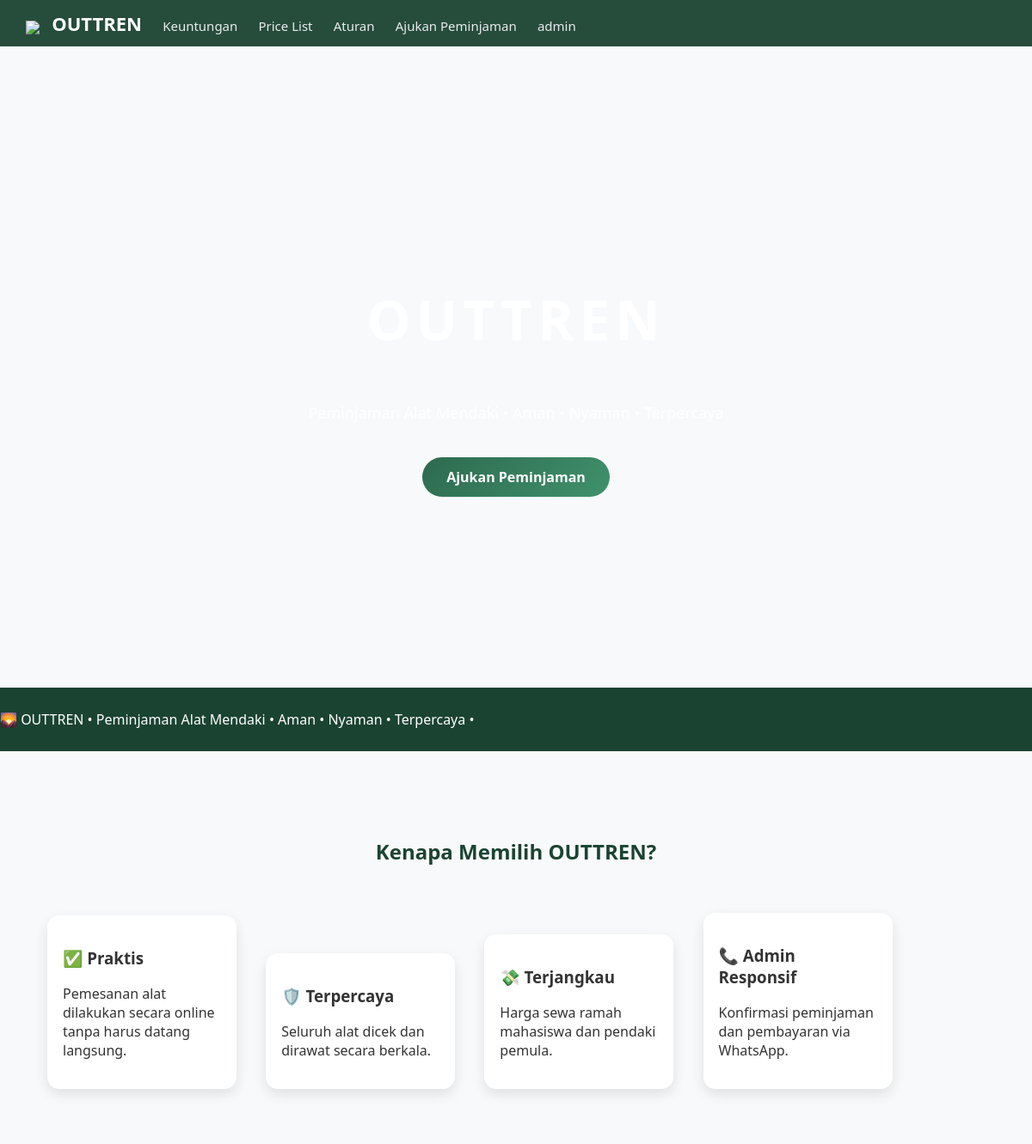
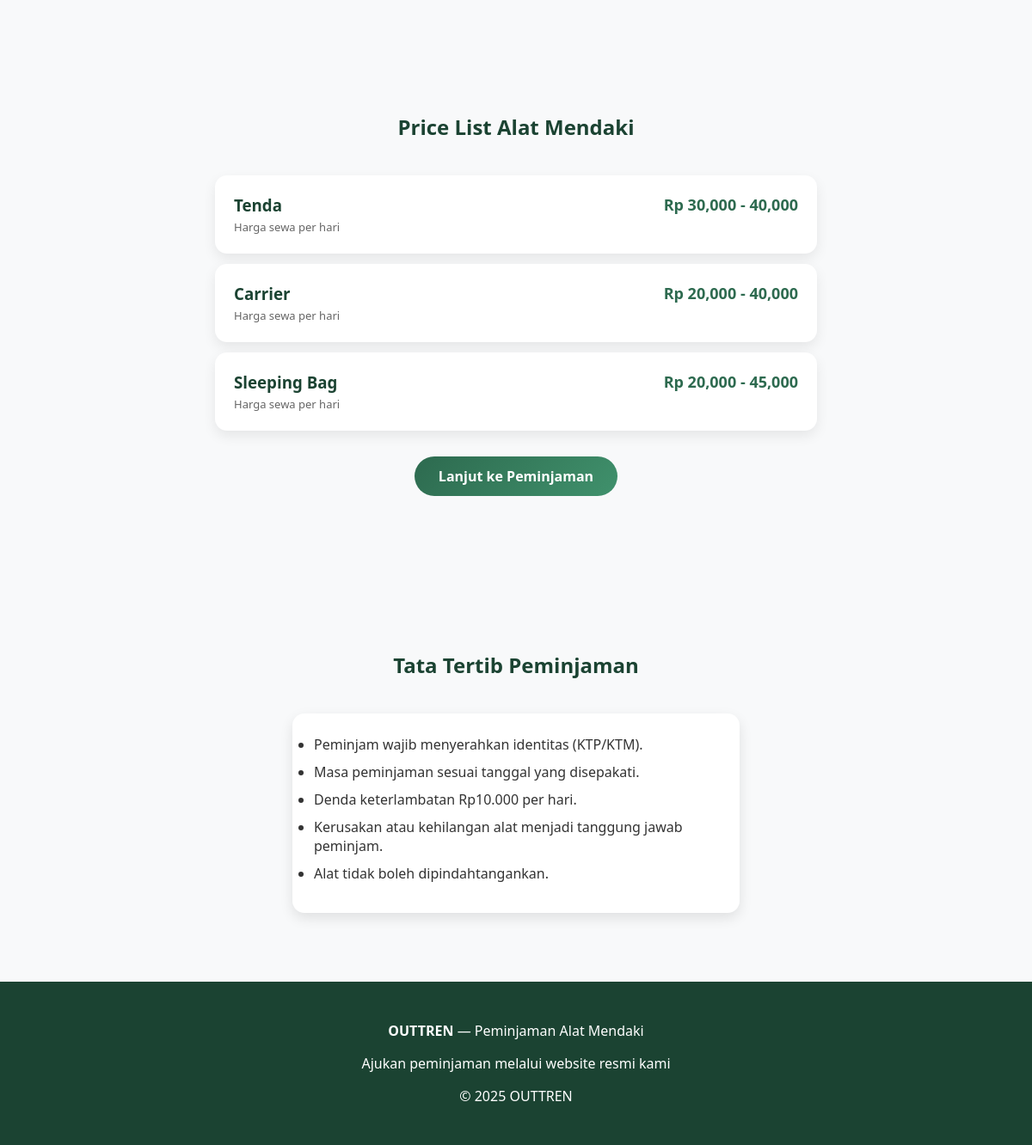
The page / on the database its author committed (2 pictures, top to bottom).
### tables this page shows
CREATE TABLE `alat` (
  `id` int(11) NOT NULL,
  `nama_alat` varchar(100) NOT NULL
);

### index.php (the view, shortened to what this page needs)
<?php
include 'koneksi.php';
?>
<!DOCTYPE html>
<html lang="id">
<head>
  <link rel="stylesheet" href="style.css">
</head>
<body>
<nav>
  <img src="img/logo.png">
  <b>OUTTREN</b>
  <a href="#keuntungan">Keuntungan</a>
  <a href="#pricelist">Price List</a>
  <a href="#aturan">Aturan</a>
  <a href="peminjaman.php">Ajukan Peminjaman</a>
  <a href="login.php">admin</a>
</nav>
<section class="hero">
  <video class="bg-video" autoplay muted loop playsinline>
    <source src="video/bg.mp4" type="video/mp4">
  </video>
  <div class="hero-content">
    <h1>OUTTREN</h1>
    <p>Peminjaman Alat Mendaki • Aman • Nyaman • Terpercaya</p>
    <br>
    <a href="peminjaman.php" class="cta-btn">Ajukan Peminjaman</a>
  </div>
</section>
<div class="running-text">
  <p>🌄 OUTTREN • Peminjaman Alat Mendaki • Aman • Nyaman • Terpercaya •</p>
</div>
<section id="keuntungan">
  <h2>Kenapa Memilih OUTTREN?</h2>
  <div class="card">
    <h3>✅ Praktis</h3>
    <p>Pemesanan alat dilakukan secara online tanpa harus datang langsung.</p>
  </div>
  <div class="card">
    <h3>🛡️ Terpercaya</h3>
    <p>Seluruh alat dicek dan dirawat secara berkala.</p>
  </div>
  <div class="card">
    <h3>💸 Terjangkau</h3>
    <p>Harga sewa ramah mahasiswa dan pendaki pemula.</p>
  </div>
  <div class="card">
    <h3>📞 Admin Responsif</h3>
    <p>Konfirmasi peminjaman dan pembayaran via WhatsApp.</p>
  </div>
</section>
<section id="pricelist">
  <h2>Price List Alat Mendaki</h2>
  <div class="pricelist">
    <?php
    $alat = mysqli_query($conn,"SELECT * FROM alat");
    while($a = mysqli_fetch_assoc($alat)){
      $harga = mysqli_fetch_assoc(
        mysqli_query($conn,"
          SELECT MIN(harga) AS min_harga, MAX(harga) AS max_harga
          FROM alat_varian
          WHERE alat_id = '".$a['id']."'
        ")
      );
    ?>
      <div class="price-item">
        <div class="price-left">
          <h3><?= $a['nama_alat']; ?></h3>
          <p>Harga sewa per hari</p>
        </div>
        <div class="price-right">
          Rp
          <?php
          if($harga['min_harga'] == $harga['max_harga']){
            echo number_format($harga['min_harga']);
          }else{
            echo number_format($harga['min_harga'])." - ".number_format($harga['max_harga']);
          }
          ?>
        </div>
      </div>
    <?php } ?>
  </div>
  <div style="text-align:center; margin-top:30px;">
    <a href="peminjaman.php" class="cta-btn">Lanjut ke Peminjaman</a>
  </div>
</section>
<section id="aturan">
  <h2>Tata Tertib Peminjaman</h2>
  <ul>
    <li>Peminjam wajib menyerahkan identitas (KTP/KTM).</li>
    <li>Masa peminjaman sesuai tanggal yang disepakati.</li>
    <li>Denda keterlambatan Rp10.000 per hari.</li>
    <li>Kerusakan atau kehilangan alat menjadi tanggung jawab peminjam.</li>
    <li>Alat tidak boleh dipindahtangankan.</li>
  </ul>
</section>
<footer>
  <p><b>OUTTREN</b> — Peminjaman Alat Mendaki</p>
  <p>Ajukan peminjaman melalui website resmi kami</p>
  <p>&copy; <?= date('Y'); ?> OUTTREN</p>
</footer>
</body>
</html>

### style.css (style rules this page uses)
* { box-sizing: border-box; }
body { margin: 0; font-family: "Segoe UI", Arial, sans-serif; background: #f8f9fa; color: #333; }
a { text-decoration: none; }
nav { position: fixed; top: 0; width: 100%; background: rgba(27, 67, 50, 0.95); backdrop-filter: blur(6px); padding: 12px 30px; z-index: 100; }
nav img { height: 40px; vertical-align: middle; margin-right: 10px; }
nav b { color: #fff; font-size: 22px; }
nav a { color: #e9ecef; margin-left: 20px; font-size: 15px; }
.hero { position: relative; height: 100vh; overflow: hidden; }
.bg-video { position: absolute; inset: 0; width: 100%; height: 100%; object-fit: cover; filter: brightness(60%); }
.hero-content { position: relative; color: white; text-align: center; top: 50%; transform: translateY(-50%); }
.hero-content h1 { font-size: 64px; letter-spacing: 6px; }
.hero-content p { font-size: 18px; }
.cta-btn { display: inline-block; padding: 12px 28px; background: linear-gradient(135deg, #2d6a4f, #40916c); color: white; border-radius: 30px; font-weight: bold; }
.running-text { background: #1b4332; color: white; overflow: hidden; padding: 10px 0; }
.running-text p { white-space: nowrap; animation: berjalan 20s linear infinite; }
section { padding: 80px 40px; }
section h2 { text-align: center; margin-bottom: 40px; color: #1b4332; }
.card { width: 220px; background: white; padding: 18px; margin: 15px; display: inline-block; border-radius: 14px; box-shadow: 0 6px 15px rgba(0,0,0,0.1); }
.pricelist { max-width: 700px; margin: auto; }
.price-item { display: flex; justify-content: space-between; background: white; padding: 22px 22px; margin-bottom: 12px; border-radius: 14px; box-shadow: 0 6px 15px rgba(0,0,0,0.08); }
.price-left h3 { margin: 0; color: #1b4332; }
.price-left p { margin: 4px 0 0; font-size: 13px; color: #666; }
.price-right { font-size: 18px; font-weight: bold; color: #2d6a4f; }
#aturan ul { max-width: 520px; margin: auto; background: white; padding: 25px; border-radius: 14px; box-shadow: 0 6px 15px rgba(0,0,0,0.1); }
#aturan li { margin-bottom: 10px; }
footer { background: #1b4332; color: white; text-align: center; padding: 30px; }

### rows shown on the page
alat: nama_alat "Tenda", min_harga "30,000", max_harga "40,000"
alat: nama_alat "Carrier", min_harga "20,000", max_harga "40,000"
alat: nama_alat "Sleeping Bag", min_harga "20,000", max_harga "45,000"
